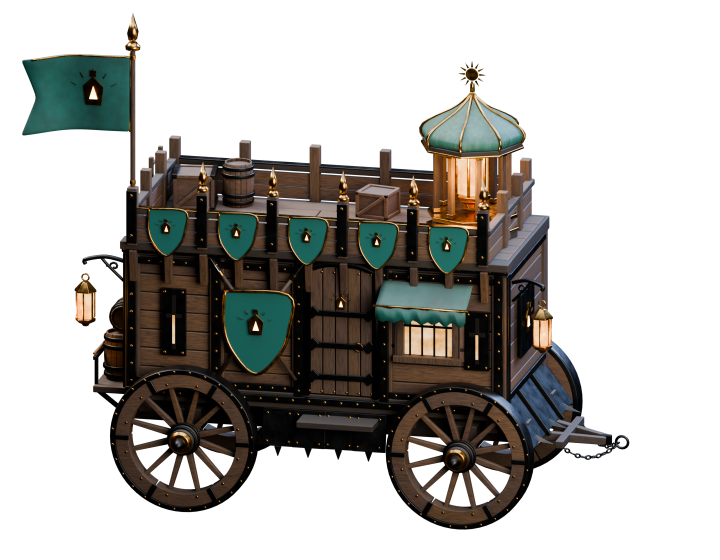
#> input picture assets/structures/war_wagon.png, 1440 x 1120 px, found by its file name (shown at 1/2 size)
$ python review_finish.py --baseline ../../assets/backgrounds/bridgefort.png
#> lines starting #> are read from the running program, lines starting #| are printed output that depends on the picture
"""Mechanical before/after contact sheets and finish-publish validation."""
import argparse
from collections import Counter
import hashlib
import json
from pathlib import Path
from PIL import Image, ImageChops, ImageDraw, ImageFont, ImageStat

ROOT = Path(__file__).resolve().parents[2]
REVIEW = ROOT/'artifacts/blender/polish-v2'
parser = argparse.ArgumentParser()
parser.add_argument('--baseline', type=Path, required=True)
parser.add_argument('--verify', action='store_true')
args = parser.parse_args()
baseline = args.baseline.resolve()
if not (baseline/'assets').is_dir(): raise ValueError('Expected a saved assets baseline')


def font(size, bold=False):
    name = 'Arial Bold.ttf' if bold else 'Arial.ttf'
    path = Path('/System/Library/Fonts/Supplemental')/name
    return ImageFont.truetype(str(path), size) if path.exists() else ImageFont.load_default(size=size)


sheet = Image.new('RGB', (1600, 1460), '#132321')
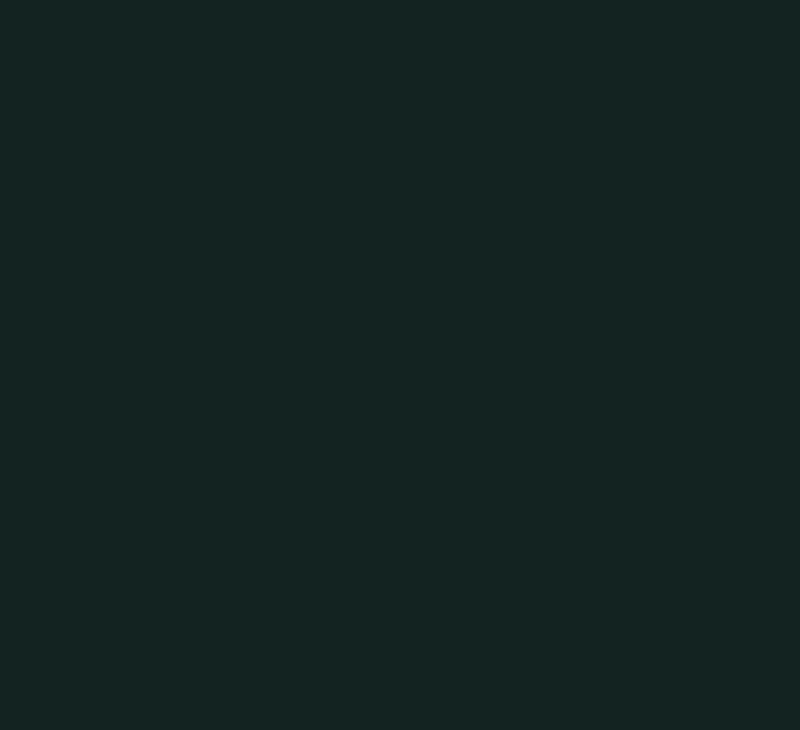
#> sheet: PIL image 1600x1460 RGB (shown at 1/2 size); mean R, G, B 19, 35, 33
draw = ImageDraw.Draw(sheet)
draw.text((55, 35), 'CROWNROAD  /  MATERIALS & LIGHT', font=font(32, True), fill='#e4ce99')
draw.text((55, 84), 'Same models and cameras. Refined surfaces, highlights, and environmental depth.', font=font(19), fill='#a7b9b1')


def tile(path, bounds):
#> called with bounds = (55, 170, 720, 430)
    with Image.open(path) as source:
#> source is the input picture: PIL image 1440x1120 RGBA; mean R, G, B, A 23.2, 21.8, 18.3, 97.4
        image = source.convert('RGBA')
    x,y,w,h = bounds
    image.thumbnail((w,h), Image.Resampling.LANCZOS)
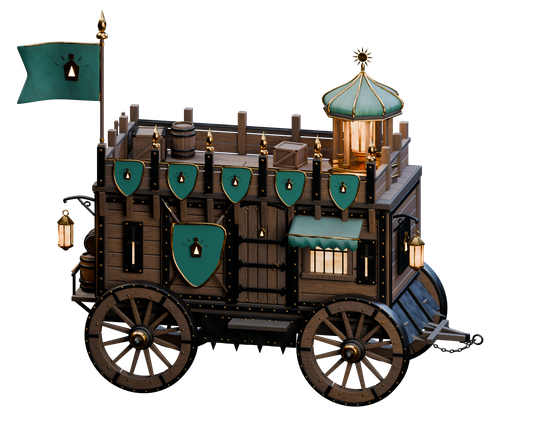
#> image: PIL image 553x430 RGBA; mean R, G, B, A 24.3, 22.8, 19.2, 97.4; transparent parts drawn white
    sheet.paste(image, (x+(w-image.width)//2,y+(h-image.height)//2), image)
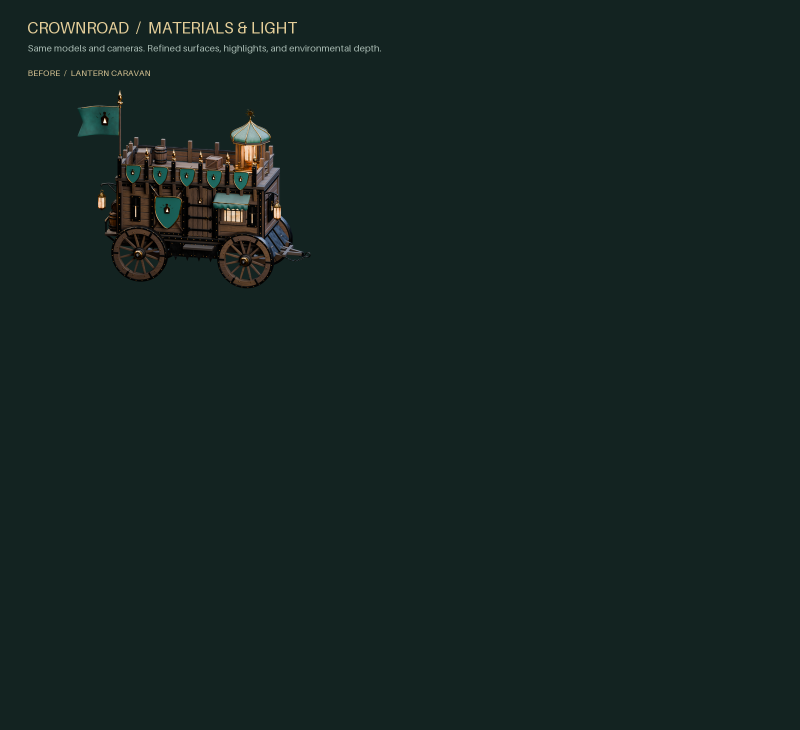
#> sheet: PIL image 1600x1460 RGB (shown at 1/2 size); mean R, G, B 21.2, 36.3, 34


def label(text,x,y): draw.text((x,y),text,font=font(17,True),fill='#d6c393')


for column, (word,path) in enumerate([
        ('BEFORE', baseline/'assets/structures/war_wagon.png'),
        ('REFINED', REVIEW/'caravan/lantern_caravan/render.png')]):
    x = 55 + column*775
    label(word+'  /  LANTERN CARAVAN',x,135)
#> (the run stopped early here; a loop or call above may not have finished)
